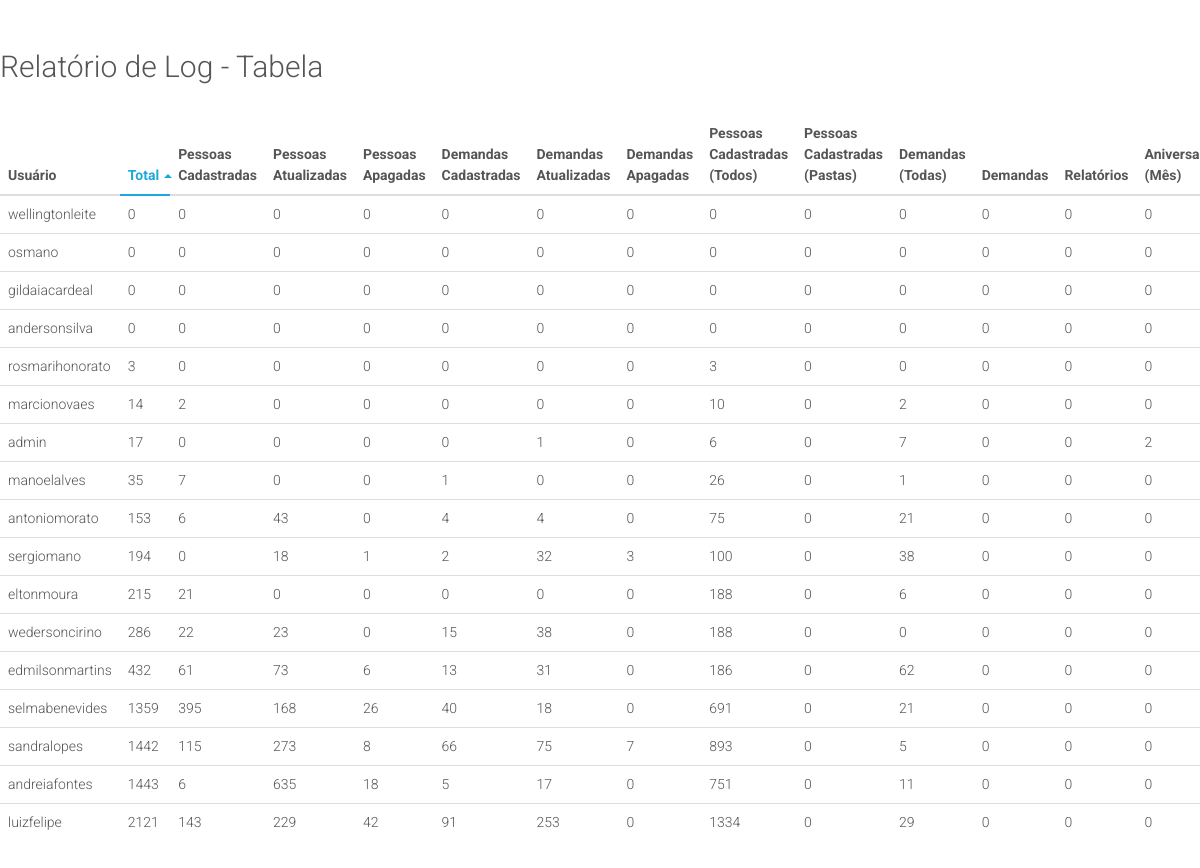
/verlogtab.php (signed in), run on the app's committed database.
### tables this page shows
CREATE TABLE `usuarios` (
  `ID` int(5) unsigned zerofill NOT NULL AUTO_INCREMENT,
  `login` varchar(30) DEFAULT NULL,
  `senha` varchar(40) DEFAULT NULL,
  `config` int(5) NOT NULL,
  `addcadastro` int(5) NOT NULL,
  `vercadastro` int(5) NOT NULL,
  `adddemanda` int(5) NOT NULL,
  `verdemanda` int(5) NOT NULL,
  `editdemanda` int(5) NOT NULL,
  `verrelatorio` int(5) NOT NULL,
  `veraniversario` int(5) NOT NULL,
  `excluirdemanda` int(5) NOT NULL,
  `nivel` int(5) NOT NULL,
  `log` int(5) NOT NULL,
  PRIMARY KEY (`ID`),
  UNIQUE KEY `login` (`login`)
);

### verlogtab.php (the view, shortened to what this page needs)
<?php
    $login_cookie = $_COOKIE['login'];
        if(isset($login_cookie)){
include('conectar.php');
?>
<?php $linha_log = mysql_fetch_assoc(mysql_query("SELECT * FROM usuarios WHERE login = '".$login_cookie."'", $connect));
if(empty($linha_log['log'])){ ?>
acesso negado para ver log
<?php }else{ ?>
<!DOCTYPE html>
<html lang="en">
  <head>
      <link href="assets/css/toolkit-inverse.css" rel="stylesheet">
    <link href="assets/css/application.css" rel="stylesheet">
  </head>
<body>
<?php
   $query = sprintf("SELECT * FROM usuarios ORDER BY login DESC");
   $dados = mysql_query($query, $connect) or die(mysql_error());
   $linha = mysql_fetch_assoc($dados);
   $total = mysql_num_rows($dados);
?>
<div class="ud">
  <div class="eg">
<h2>Relatório de Log - Tabela</h2>
<br>
    <table class="cl" data-sort="table">
      <thead>
        <tr>
			<th>Usuário</th>
			<th>Total</th>
			<th>Pessoas Cadastradas</th>
			<th>Pessoas Atualizadas</th>
			<th>Pessoas Apagadas</th>
			<th>Demandas Cadastradas</th>
			<th>Demandas Atualizadas</th>
			<th>Demandas Apagadas</th>
			<th>Pessoas Cadastradas (Todos)</th>
			<th>Pessoas Cadastradas (Pastas)</th>
			<th>Demandas (Todas)</th>
			<th>Demandas</th>
			<th>Relatórios</th>
			<th>Aniversariantes (Mês)</th>
        </tr>
      </thead>
      <tbody>
<?php
	if($total > 0) {
		do {
?>
		  <?php
				$user = $linha['login'];
		  ?>
		  <tr>
			<td>
				<?=$user?>
			</td>
			<td>
				<?php
				   $result = mysql_query("SELECT * FROM log WHERE user = '".$user."'");
				   $num_rows = mysql_num_rows($result);
				?>
				<?=$num_rows?>
			</td>
			<td>
				<?php
				   $result = mysql_query("SELECT * FROM log WHERE user = '".$user."' AND tipo = 'Cadastrou Pessoa: '");
				   $num_rows = mysql_num_rows($result);
				?>
				<?=$num_rows?>
			</td>
			<td>
				<?php
				   $result = mysql_query("SELECT * FROM log WHERE user = '".$user."' AND tipo = 'Atualizou Pessoa: '");
				   $num_rows = mysql_num_rows($result);
				?>
				<?=$num_rows?>
			</td>
			<td>
				<?php
				   $result = mysql_query("SELECT * FROM log WHERE user = '".$user."' AND tipo = 'Apagou Pessoa: '");
				   $num_rows = mysql_num_rows($result);
				?>
				<?=$num_rows?>
			</td>
			<td>
				<?php
				   $result = mysql_query("SELECT * FROM log WHERE user = '".$user."' AND tipo = 'Cadastrou Demanda: '");
				   $num_rows = mysql_num_rows($result);
				?>
				<?=$num_rows?>
			</td>
			<td>
				<?php
				   $result = mysql_query("SELECT * FROM log WHERE user = '".$user."' AND tipo = 'Atualizou Demanda: '");
				   $num_rows = mysql_num_rows($result);
				?>
				<?=$num_rows?>
			</td>
			<td>
				<?php
				   $result = mysql_query("SELECT * FROM log WHERE user = '".$user."' AND tipo = 'Apagou Demanda: '");
				   $num_rows = mysql_num_rows($result);
				?>
				<?=$num_rows?>
			</td>
			<td>
				<?php
				   $result = mysql_query("SELECT * FROM log WHERE user = '".$user."' AND tipo = 'Viu Pessoas Cadastradas - Todos'");
				   $num_rows = mysql_num_rows($result);
				?>
				<?=$num_rows?>
			</td>
			<td>
				<?php
				   $result = mysql_query("SELECT * FROM log WHERE user = '".$user."' AND tipo = 'Viu Pessoas Cadastradas - Pasta: '");
				   $num_rows = mysql_num_rows($result);
				?>
				<?=$num_rows?>
			</td>
			<td>
				<?php
				   $result = mysql_query("SELECT * FROM log WHERE user = '".$user."' AND tipo = 'Viu Demandas - Todas '");
				   $num_rows = mysql_num_rows($result);
				?>
				<?=$num_rows?>
			</td>
			<td>
				<?php
				   $result = mysql_query("SELECT * FROM log WHERE user = '".$user."' AND tipo = 'Viu Demandas: '");
				   $num_rows = mysql_num_rows($result);
				?>
				<?=$num_rows?>
			</td>
			<td>
				<?php
				   $result = mysql_query("SELECT * FROM log WHERE user = '".$user."' AND tipo = 'Viu Relatórios'");
				   $num_rows = mysql_num_rows($result);
				?>
				<?=$num_rows?>
			</td>
			<td>
				<?php
				   $result = mysql_query("SELECT * FROM log WHERE user = '".$user."' AND tipo = 'Viu Aniversariantes - Mês: '");
				   $num_rows = mysql_num_rows($result);
				?>
				<?=$num_rows?>
			</td>
		  </tr>
<?php
		}while($linha = mysql_fetch_assoc($dados));
	}
?>
      </tbody>
    </table>
  </div>
</div>
  </body>
</html>
<?php } ?>
<?php        }else{?>
<p>Faça Login</p>
<META http-equiv="refresh" content="0;URL=index.php"> <?php }?>

### assets/css/application.css (style rules this page uses)
body { padding-top: 20px; padding-bottom: 20px; }
@media (min-width: 768px) { body { padding-top: 50px; padding-bottom: 50px; } }
h1, h2, h3, h4, h5, h6, .a, .b, .c, .d, .e, .f { margin-top: 0; }

### verlogtab.php (style rules this page uses)
body { width: 1px; min-width: 100%; *width: 100%; }

### data on the page
usuarios: login "wellingtonleite"
usuarios: login "wedersoncirino", num_rows "286", num_rows "22", num_rows "23", num_rows "0", num_rows "15", num_rows "38", num_rows "188"
usuarios: login "sergiomano", num_rows "194", num_rows "0", num_rows "18", num_rows "1", num_rows "2", num_rows "32", num_rows "3", num_rows "100", num_rows "38"
usuarios: login "selmabenevides", num_rows "1359", num_rows "395", num_rows "168", num_rows "26", num_rows "40", num_rows "18", num_rows "0", num_rows "691", num_rows "21"
usuarios: login "sandralopes", num_rows "1442", num_rows "115", num_rows "273", num_rows "8", num_rows "66", num_rows "75", num_rows "7", num_rows "893", num_rows "0", num_rows "5"
usuarios: login "rosmarihonorato", num_rows "3", num_rows "0"
usuarios: login "osmano", num_rows "0"
usuarios: login "marcionovaes", num_rows "14", num_rows "2", num_rows "0", num_rows "10"
usuarios: login "manoelalves", num_rows "35", num_rows "7", num_rows "0", num_rows "1", num_rows "26"
usuarios: login "luizfelipe", num_rows "2121", num_rows "143", num_rows "229", num_rows "42", num_rows "91", num_rows "253", num_rows "0", num_rows "1334", num_rows "29"
usuarios: login "gildaiacardeal", num_rows "0"
usuarios: login "eltonmoura", num_rows "215", num_rows "21", num_rows "0", num_rows "188", num_rows "6"
usuarios: login "edmilsonmartins", num_rows "432", num_rows "61", num_rows "73", num_rows "6", num_rows "13", num_rows "31", num_rows "0", num_rows "186", num_rows "62"
usuarios: login "antoniomorato", num_rows "153", num_rows "6", num_rows "43", num_rows "0", num_rows "4", num_rows "75", num_rows "21"
usuarios: login "andreiafontes", num_rows "1443", num_rows "6", num_rows "635", num_rows "18", num_rows "5", num_rows "17", num_rows "0", num_rows "751", num_rows "11"
usuarios: login "andersonsilva", num_rows "0"
usuarios: login "admin", num_rows "17", num_rows "0", num_rows "1", num_rows "6", num_rows "7", num_rows "2"

### other printed values
$num_rows "0"
